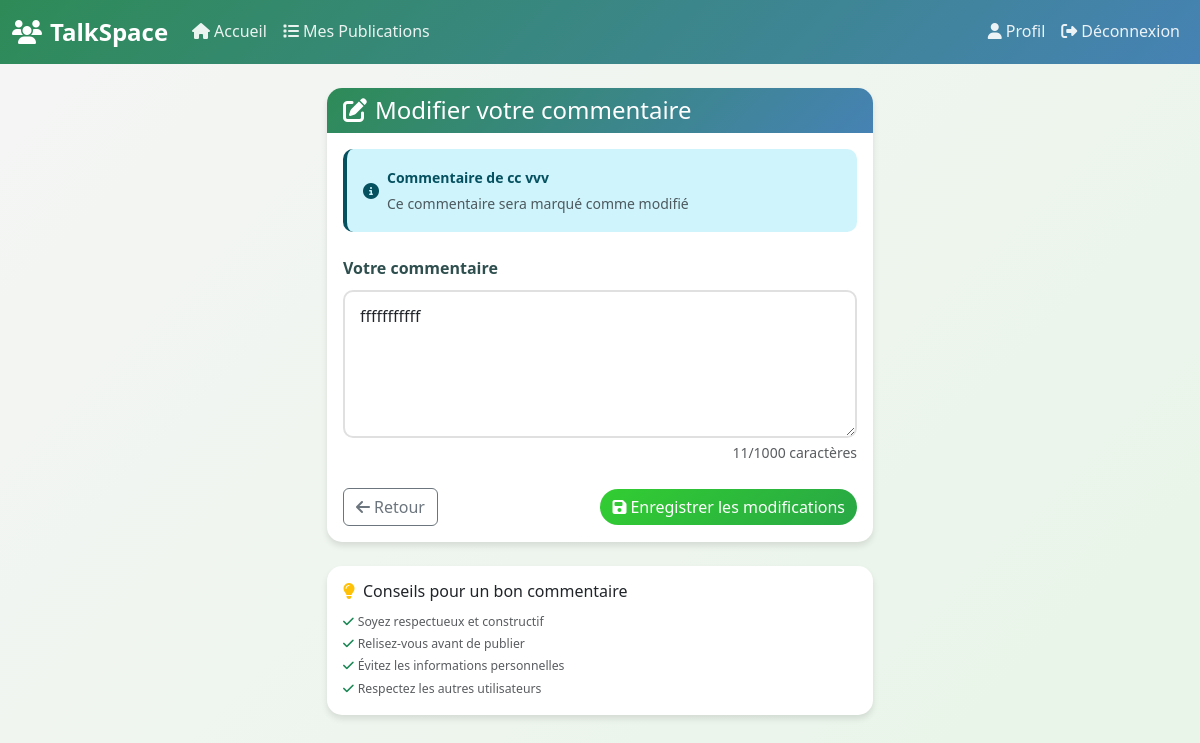
The page /modifier_comment.php?id_comment=1 (signed in) on the database its author committed.
### tables this page shows
CREATE TABLE `commentaires` (
  `id` int(11) NOT NULL,
  `contenu` text NOT NULL,
  `date_commentaire` timestamp NOT NULL DEFAULT current_timestamp(),
  `date_modif` timestamp NULL DEFAULT NULL,
  `id_users` int(11) NOT NULL,
  `id_publication` int(11) NOT NULL
);

CREATE TABLE `users` (
  `id` int(11) NOT NULL,
  `nom` varchar(50) NOT NULL,
  `prenom` varchar(50) NOT NULL,
  `email` varchar(100) NOT NULL,
  `tel` varchar(20) DEFAULT NULL,
  `sexe` enum('Masculin','Feminin') NOT NULL,
  `date_naissance` date NOT NULL,
  `adresse` text DEFAULT NULL,
  `mdp` varchar(255) NOT NULL,
  `reset_token` varchar(64) DEFAULT NULL,
  `reset_expiration` datetime DEFAULT NULL,
  `date_inscription` timestamp NOT NULL DEFAULT current_timestamp()
);

### modifier_comment.php (the view, shortened to what this page needs)
<?php
require_once('config.php');
$id_comment = intval($_GET['id_comment']);
$user_id = $_SESSION['id'];
$stmt = $bdd->prepare("SELECT c.id, c.contenu, c.id_publication, u.nom, u.prenom
                      FROM commentaires c
                      JOIN users u ON c.id_users = u.id
                      WHERE c.id = ? AND c.id_users = ?");
$stmt->execute([$id_comment, $user_id]);
$comment = $stmt->fetch();
?>
<!DOCTYPE html>
<html lang="fr">
<head>
    <link href="https://cdn.jsdelivr.net/npm/bootstrap@5.3.3/dist/css/bootstrap.min.css" rel="stylesheet" />
    <link rel="stylesheet" href="https://cdnjs.cloudflare.com/ajax/libs/font-awesome/6.4.0/css/all.min.css" />
    <link rel="stylesheet" href="css/style.css" />
</head>
<body>
<nav class="navbar navbar-expand-lg navbar-dark sticky-top">
    <div class="container-fluid">
        <a class="navbar-brand fw-bold" href="dash1.php">
            <i class="fas fa-users me-2"></i>TalkSpace
        </a>
        <div class="collapse navbar-collapse" id="navbarNav">
            <ul class="navbar-nav me-auto">
                <li class="nav-item"><a class="nav-link" href="dash1.php"><i class="fas fa-home me-1"></i>Accueil</a></li>
                <li class="nav-item"><a class="nav-link" href="liste_pub.php"><i class="fas fa-list me-1"></i>Mes Publications</a></li>
            </ul>
            <ul class="navbar-nav ms-auto">
                <li class="nav-item"><a class="nav-link" href="profil.php"><i class="fas fa-user me-1"></i>Profil</a></li>
                <li class="nav-item"><a class="nav-link" href="deconnexion.php"><i class="fas fa-sign-out-alt me-1"></i>Déconnexion</a></li>
            </ul>
        </div>
    </div>
</nav>
<div class="container mt-4">
    <div class="row justify-content-center">
        <div class="col-12 col-md-8 col-lg-6">
            <div class="card slide-up">
                <div class="card-header bg-primary text-white">
                    <h4 class="mb-0"><i class="fas fa-edit me-2"></i>Modifier votre commentaire</h4>
                </div>
                <div class="card-body">
                    <div class="alert alert-info mb-4">
                        <div class="d-flex align-items-center">
                            <i class="fas fa-info-circle me-2"></i>
                            <div>
                                <small class="fw-bold">Commentaire de <?= htmlspecialchars($comment['prenom'] . ' ' . $comment['nom']) ?></small>
                                <br>
                                <small class="text-muted">Ce commentaire sera marqué comme modifié</small>
                            </div>
                        </div>
                    </div>
                    <form method="post">
                        <div class="mb-4">
                            <label for="contenu" class="form-label fw-bold">Votre commentaire</label>
                            <textarea name="contenu" id="contenu" class="form-control" rows="5" maxlength="1000" required><?= htmlspecialchars($comment['contenu']) ?></textarea>
                            <div class="form-text text-end">
                                <span id="charCount"><?= strlen($comment['contenu']) ?></span>/1000 caractères
                            </div>
                        </div>
                        <div class="d-flex justify-content-between align-items-center">
                            <a href="commentaire_pub.php?id=<?= $comment['id_publication'] ?>" class="btn btn-outline-secondary">
                                <i class="fas fa-arrow-left me-1"></i>Retour
                            </a>
                            <button type="submit" name="modifier" class="btn btn-success">
                                <i class="fas fa-save me-1"></i>Enregistrer les modifications
                            </button>
                        </div>
                    </form>
                </div>
            </div>
            <div class="card mt-4 fade-in">
                <div class="card-body">
                    <h6><i class="fas fa-lightbulb me-2 text-warning"></i>Conseils pour un bon commentaire</h6>
                    <ul class="list-unstyled mb-0 small">
                        <li><small class="text-muted"><i class="fas fa-check text-success me-1"></i>Soyez respectueux et constructif</small></li>
                        <li><small class="text-muted"><i class="fas fa-check text-success me-1"></i>Relisez-vous avant de publier</small></li>
                        <li><small class="text-muted"><i class="fas fa-check text-success me-1"></i>Évitez les informations personnelles</small></li>
                        <li><small class="text-muted"><i class="fas fa-check text-success me-1"></i>Respectez les autres utilisateurs</small></li>
                    </ul>
                </div>
            </div>
        </div>
    </div>
</div>
</body>
</html>

### css/style.css (style rules this page uses)
:root { --primary-color: #2E8B57; --secondary-color: #4682B4; --accent-color: #20B2AA; --success-color: #32CD32; --danger-color: #DC143C; --warning-color: #FFA500; --text-dark: #2F4F4F; --text-light: #696969; --bg-light: #F5F5F5; --bg-white: #FFFFFF; --border-color: #E0E0E0; --shadow: 0 4px 6px rgba(0, 0, 0, 0.1); --transition: all 0.3s ease; }
* { margin: 0; padding: 0; box-sizing: border-box; }
body { font-family: 'Segoe UI', Tahoma, Geneva, Verdana, sans-serif; background: linear-gradient(135deg, var(--bg-light) 0%, #E8F5E8 100%); min-height: 100vh; color: var(--text-dark); line-height: 1.6; }
.navbar-brand { font-weight: 700; color: var(--bg-white) !important; font-size: 1.5rem; }
.navbar-dark { background: linear-gradient(135deg, var(--primary-color), var(--secondary-color)) !important; }
.nav-link { color: rgba(255, 255, 255, 0.9) !important; transition: var(--transition); font-weight: 500; }
.card { border: none; border-radius: 15px; box-shadow: var(--shadow); transition: var(--transition); background: var(--bg-white); margin-bottom: 1.5rem; }
.card-header { background: linear-gradient(135deg, var(--primary-color), var(--secondary-color)); color: white; border-radius: 15px 15px 0 0 !important; border: none; font-weight: 600; }
.btn-success { background: linear-gradient(135deg, var(--success-color), #28a745); border: none; border-radius: 25px; transition: var(--transition); }
.form-control { border: 2px solid var(--border-color); border-radius: 10px; padding: 12px 15px; transition: var(--transition); }
.form-label { font-weight: 600; color: var(--text-dark); margin-bottom: 8px; }
.fade-in { animation: fadeIn 0.6s ease-in; }
.slide-up { animation: slideUp 0.6s ease-out; }
.alert { border: none; border-radius: 10px; border-left: 4px solid; }

### modifier_comment.php (style rules this page uses)
.slide-up { animation: slideUp 0.5s ease-out; }
.fade-in { animation: fadeIn 0.8s ease-out; }

### rows shown on the page
commentaires: id_users.nom "cc vvv", contenu "fffffffffff", contenu "11"
